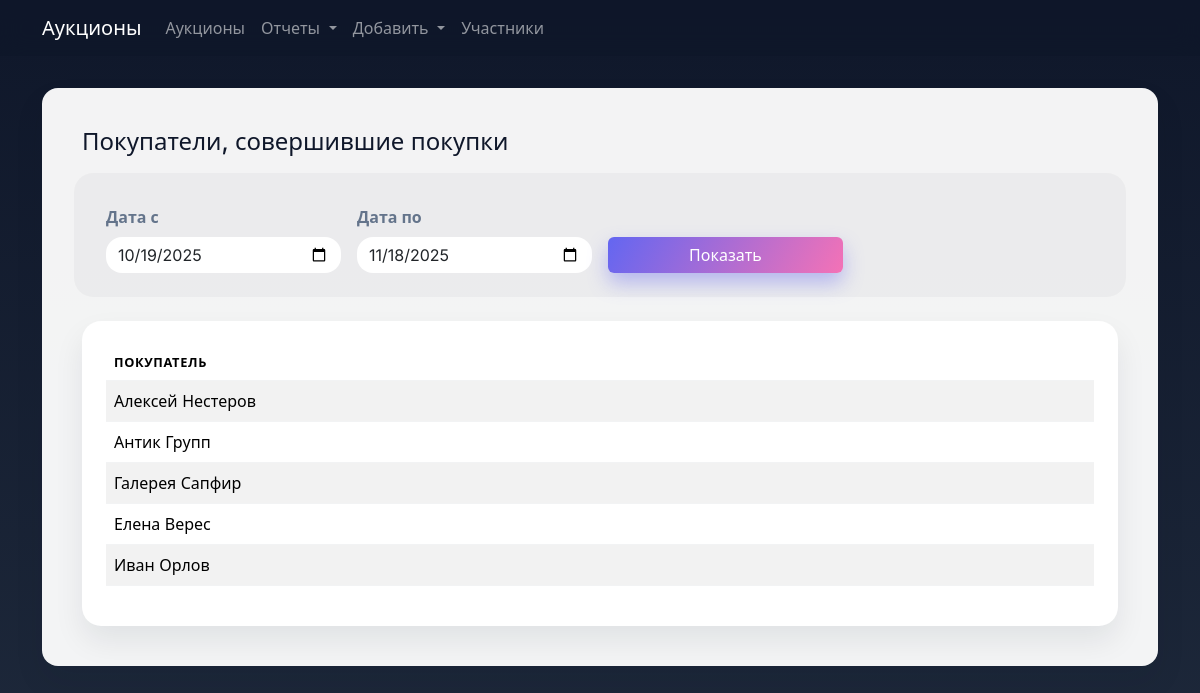
/reports/active-buyers, run on the app's committed database.
### tables this page shows
CREATE TABLE participants (
                id INTEGER PRIMARY KEY AUTOINCREMENT,
                name TEXT NOT NULL,
                contact_info TEXT,
                notes TEXT
            );

### main.py (the view)
@app.route("/reports/active-buyers")
def buyers_in_period():
    db = get_db()
    start, end = period_from_request()
    rows = db.query(
        """
        SELECT DISTINCT buyers.id, buyers.name
        FROM participants buyers
        JOIN sales s ON s.buyer_id = buyers.id
        WHERE date(s.sold_at) BETWEEN ? AND ?
        ORDER BY buyers.name
        """,
        (start, end),
    )
    return render_template(
        "buyers.html",
        buyers=rows,
        start=start,
        end=end,
        include_counts=False,
    )

### db.py (called while the page is built)
    def query(self, sql: str, params: Iterable[Any] | None = None) -> list[sqlite3.Row]:
        cur = self.conn.cursor()
        cur.execute(sql, params or [])
        rows = cur.fetchall()
        return rows

    def close(self) -> None:
        self.conn.close()

### main.py (called while the page is built)
def get_db() -> AuctionDB:
    if "db" not in g:
        g.db = AuctionDB()
    return g.db

def default_period(days: int = 30) -> tuple[str, str]:
    period_end = date.today()
    period_start = period_end - timedelta(days=days)
    return period_start.isoformat(), period_end.isoformat()

def period_from_request(days: int = 30) -> tuple[str, str]:
    start_default, end_default = default_period(days)
    start = request.args.get("start") or start_default
    end = request.args.get("end") or end_default
    return start, end

### templates/buyers.html (shortened to what this page needs)
{% extends "base.html" %}
{% block content %}
  <h1 class="h4 mb-4">Покупатели, совершившие покупки</h1>
  <form class="filter-form row gy-2 gx-3 align-items-end mb-4" method="get">
    <div class="col-sm-4 col-md-3">
      <label class="form-label" for="start">Дата с</label>
      <input class="form-control" type="date" id="start" name="start" value="{{ start }}" />
    </div>
    <div class="col-sm-4 col-md-3">
      <label class="form-label" for="end">Дата по</label>
      <input class="form-control" type="date" id="end" name="end" value="{{ end }}" />
    </div>
    <div class="col-sm-4 col-md-3">
      <button class="btn btn-primary w-100" type="submit">Показать</button>
    </div>
  </form>
  <div class="table-responsive">
    <table class="table table-striped">
      <thead>
        <tr>
          <th>Покупатель</th>
        </tr>
      </thead>
      <tbody>
        {% if buyers %}
          {% for buyer in buyers %}
            <tr>
              <td>{{ buyer.name }}</td>
            </tr>
          {% endfor %}
        {% else %}
          <tr>
            <td class="text-center text-muted py-4">Нет покупателей в указанный период.</td>
          </tr>
        {% endif %}
      </tbody>
    </table>
  </div>
{% endblock %}

### static/styles.css (style rules this page uses)
:root { --bg-gradient-start: #0f172a; --bg-gradient-end: #1e293b; --card-bg: #ffffff; --card-accent: #f1f5f9; --text-primary: #0f172a; --text-muted: #64748b; --primary: #6366f1; --primary-dark: #4f46e5; --accent: #f472b6; --border-radius: 1rem; --shadow-soft: 0 15px 30px rgba(15, 23, 42, 0.08); }
body { font-family: "Inter", "Segoe UI", system-ui, -apple-system, BlinkMacSystemFont, sans-serif; background: linear-gradient(180deg, var(--bg-gradient-start), var(--bg-gradient-end)); color: var(--text-primary); min-height: 100vh; }
.card, .table, .form-control, .form-select { border-radius: 1rem; border: none; }
.table thead { background: var(--card-accent); color: var(--text-muted); text-transform: uppercase; font-size: 0.8rem; letter-spacing: 0.05em; }
.table tr { border-bottom: 1px solid rgba(15, 23, 42, 0.05); }
.btn-primary { background: linear-gradient(120deg, var(--primary), var(--accent)); border: none; box-shadow: 0 10px 20px rgba(99, 102, 241, 0.4); transition: transform 0.2s ease, box-shadow 0.2s ease; }
.form-label { font-weight: 600; color: var(--text-muted); }
.table-responsive { border-radius: 1.2rem; box-shadow: var(--shadow-soft); background: var(--card-bg); padding: 1.5rem; }
.filter-form { background: rgba(15, 23, 42, 0.03); border-radius: 1.2rem; padding: 1.5rem; margin-bottom: 1.5rem; }

### data on the page
participants: name "Алексей Нестеров"
participants: name "Антик Групп"
participants: name "Галерея Сапфир"
participants: name "Елена Верес"
participants: name "Иван Орлов"
